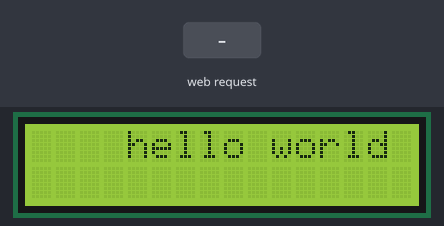
A sketch run on a simulated ESP32. On the bench: 16×2 character LCD. The test bench sets the inputs (shaded band). WiFi joins after 1.5 s; servers stay silent unless stated; what the sketch prints to the serial monitor is not drawn.

Above: at 0.1 s.
At 3.2 s:
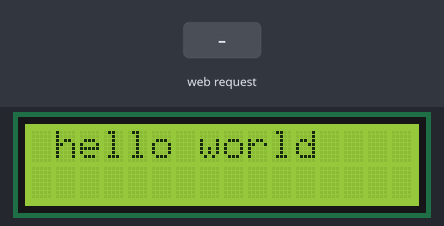
3.3 s: HTTP request GET /get received
At 9.8 s:
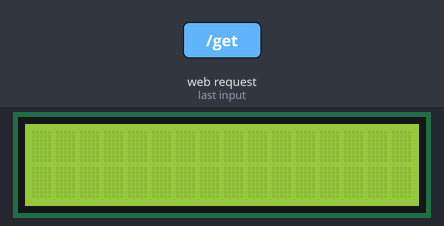
Timing chart, 0 to 11.0 s (numbered marks = the images above; inputs shaded):
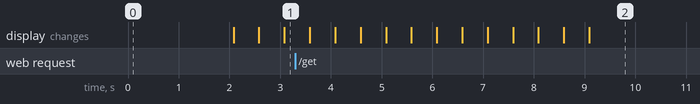

The sketch:

digitalNoticeboard.ino
```cpp
#include <Wire.h>
#include <hd44780.h>         // Main hd44780 library header
#include <hd44780ioClass/hd44780_I2Cexp.h>

#include <WiFi.h>
#include <AsyncTCP.h>
#include <ESPAsyncWebServer.h>

hd44780_I2Cexp lcd;  // Use hd44780_I2Cexp for automatic address and pin mapping detection
AsyncWebServer server(80);
// WiFi Credentials
const char* ssid = "Galaxy A51D182";
const char* password = "12345678";

const char* PARAM_INPUT_1 = "input1";

const char index_html[] PROGMEM = R"rawliteral(
<!DOCTYPE HTML><html><head>
  <title>Smart Notice Board</title>
  <meta name="viewport" content="width=device-width, initial-scale=5">
<p> <font size="9" face="sans-serif"> <marquee> Web Controlled Smart Notice Board </marquee> </font> </p>
  </head><body><center>
  <form action="/get">
    Enter the Text to Display: <input type="text" name="input1">
    <input type="submit" value="Send">
  </form><br>
</center></body></html>)rawliteral";

void notFound(AsyncWebServerRequest *request) {
  request->send(404, "text/plain", "Not found");
}

void setup() {
  Serial.begin(115200);
  Wire.begin();
  lcd.begin(16, 2);  // Initialize the LCD with 16 columns and 2 rows
  lcd.backlight();
  lcd.clear();
  lcd.setCursor(4,0);
  lcd.print("hello world");

  WiFi.begin(ssid, password);
  while (WiFi.status() != WL_CONNECTED) {
    delay(1000);
    Serial.println("Connecting to WiFi...");
  }
  Serial.println("WiFi connected");
  Serial.println("IP address: ");
  Serial.println(WiFi.localIP());

  server.on("/", HTTP_GET, [](AsyncWebServerRequest *request){
    request->send_P(200, "text/html", index_html);
  });

  server.on("/get", HTTP_GET, [] (AsyncWebServerRequest *request) {
    String message;
    if (request->hasParam(PARAM_INPUT_1)) {
      message = request->getParam(PARAM_INPUT_1)->value();
      lcd.clear();
      lcd.setCursor(0, 0);  // Adjust cursor position as needed
      lcd.print(message);
    } else {
      message = "No message sent";
    }
    Serial.println(message);
    request->send(200, "text/html", index_html);
  });

  server.onNotFound(notFound);
  server.begin();
}

void loop() {
  for (int positionCounter = 0; positionCounter < 29; positionCounter++) {
    lcd.scrollDisplayLeft();
    delay(500);
  }
}
```
